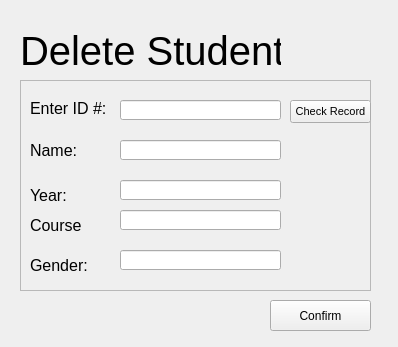
<?xml version="1.0" encoding="UTF-8"?>
<ui version="4.0">
 <class>delStud</class>
 <widget class="QMainWindow" name="delStud">
  <property name="geometry">
   <rect>
    <x>0</x>
    <y>0</y>
    <width>398</width>
    <height>347</height>
   </rect>
  </property>
  <property name="windowTitle">
   <string>Delete Student</string>
  </property>
  <widget class="QWidget" name="centralwidget">
   <widget class="QLabel" name="l1">
    <property name="geometry">
     <rect>
      <x>20</x>
      <y>30</y>
      <width>261</width>
      <height>41</height>
     </rect>
    </property>
    <property name="font">
     <font>
      <pointsize>30</pointsize>
     </font>
    </property>
    <property name="text">
     <string>Delete Student</string>
    </property>
   </widget>
   <widget class="QFrame" name="frame">
    <property name="geometry">
     <rect>
      <x>20</x>
      <y>80</y>
      <width>351</width>
      <height>211</height>
     </rect>
    </property>
    <property name="font">
     <font>
      <pointsize>12</pointsize>
     </font>
    </property>
    <property name="frameShape">
     <enum>QFrame::StyledPanel</enum>
    </property>
    <property name="frameShadow">
     <enum>QFrame::Raised</enum>
    </property>
    <widget class="QLabel" name="label">
     <property name="geometry">
      <rect>
       <x>10</x>
       <y>20</y>
       <width>101</width>
       <height>16</height>
      </rect>
     </property>
     <property name="font">
      <font>
       <pointsize>12</pointsize>
      </font>
     </property>
     <property name="text">
      <string>Enter ID #:</string>
     </property>
    </widget>
    <widget class="QPushButton" name="recordCheck">
     <property name="geometry">
      <rect>
       <x>270</x>
       <y>20</y>
       <width>81</width>
       <height>23</height>
      </rect>
     </property>
     <property name="font">
      <font>
       <pointsize>8</pointsize>
      </font>
     </property>
     <property name="text">
      <string>Check Record</string>
     </property>
    </widget>
    <widget class="QLineEdit" name="idCheck">
     <property name="geometry">
      <rect>
       <x>100</x>
       <y>20</y>
       <width>161</width>
       <height>20</height>
      </rect>
     </property>
     <property name="font">
      <font>
       <pointsize>8</pointsize>
      </font>
     </property>
    </widget>
    <widget class="QLabel" name="label_2">
     <property name="geometry">
      <rect>
       <x>10</x>
       <y>60</y>
       <width>51</width>
       <height>21</height>
      </rect>
     </property>
     <property name="text">
      <string>Name:</string>
     </property>
    </widget>
    <widget class="QLineEdit" name="nameRE">
     <property name="geometry">
      <rect>
       <x>100</x>
       <y>60</y>
       <width>161</width>
       <height>20</height>
      </rect>
     </property>
     <property name="font">
      <font>
       <pointsize>8</pointsize>
      </font>
     </property>
    </widget>
    <widget class="QLabel" name="label_3">
     <property name="geometry">
      <rect>
       <x>10</x>
       <y>100</y>
       <width>51</width>
       <height>31</height>
      </rect>
     </property>
     <property name="text">
      <string>Year:</string>
     </property>
    </widget>
    <widget class="QLabel" name="label_4">
     <property name="geometry">
      <rect>
       <x>10</x>
       <y>130</y>
       <width>51</width>
       <height>31</height>
      </rect>
     </property>
     <property name="text">
      <string>Course:</string>
     </property>
    </widget>
    <widget class="QLabel" name="label_5">
     <property name="geometry">
      <rect>
       <x>10</x>
       <y>170</y>
       <width>61</width>
       <height>31</height>
      </rect>
     </property>
     <property name="text">
      <string>Gender:</string>
     </property>
    </widget>
    <widget class="QLineEdit" name="yrRE">
     <property name="geometry">
      <rect>
       <x>100</x>
       <y>100</y>
       <width>161</width>
       <height>20</height>
      </rect>
     </property>
     <property name="font">
      <font>
       <pointsize>8</pointsize>
      </font>
     </property>
    </widget>
    <widget class="QLineEdit" name="courseRE">
     <property name="geometry">
      <rect>
       <x>100</x>
       <y>130</y>
       <width>161</width>
       <height>20</height>
      </rect>
     </property>
     <property name="font">
      <font>
       <pointsize>8</pointsize>
      </font>
     </property>
    </widget>
    <widget class="QLineEdit" name="genderRE">
     <property name="geometry">
      <rect>
       <x>100</x>
       <y>170</y>
       <width>161</width>
       <height>20</height>
      </rect>
     </property>
     <property name="font">
      <font>
       <pointsize>8</pointsize>
      </font>
     </property>
    </widget>
   </widget>
   <widget class="QPushButton" name="delButton">
    <property name="geometry">
     <rect>
      <x>270</x>
      <y>300</y>
      <width>101</width>
      <height>31</height>
     </rect>
    </property>
    <property name="text">
     <string>Confirm</string>
    </property>
   </widget>
  </widget>
 </widget>
 <resources/>
 <connections/>
</ui>
